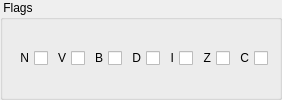
         <widget class="QGroupBox" name="flagsGroupBox">
          <property name="title">
           <string> Flags </string>
          </property>
          <layout class="QHBoxLayout" name="horizontalLayout" stretch="0,0,0,0,0,0,0">
           <property name="spacing">
            <number>4</number>
           </property>
           <item>
            <widget class="QCheckBox" name="nfCheckBox">
             <property name="toolTip">
              <string>Negative flag N</string>
             </property>
             <property name="layoutDirection">
              <enum>Qt::RightToLeft</enum>
             </property>
             <property name="text">
              <string>N</string>
             </property>
             <property name="key" stdset="0">
              <string>NF</string>
             </property>
             <property name="type" stdset="0">
              <string>boolean</string>
             </property>
            </widget>
           </item>
           <item>
            <widget class="QCheckBox" name="vfCheckBox">
             <property name="toolTip">
              <string>Overflow flag V</string>
             </property>
             <property name="layoutDirection">
              <enum>Qt::RightToLeft</enum>
             </property>
             <property name="text">
              <string>V</string>
             </property>
             <property name="key" stdset="0">
              <string>VF</string>
             </property>
             <property name="type" stdset="0">
              <string>boolean</string>
             </property>
            </widget>
           </item>
           <item>
            <widget class="QCheckBox" name="bfCheckBox">
             <property name="toolTip">
              <string>Break flag B</string>
             </property>
             <property name="layoutDirection">
              <enum>Qt::RightToLeft</enum>
             </property>
             <property name="text">
              <string>B</string>
             </property>
             <property name="key" stdset="0">
              <string>BF</string>
             </property>
             <property name="type" stdset="0">
              <string>boolean</string>
             </property>
            </widget>
           </item>
           <item>
            <widget class="QCheckBox" name="dfCheckBox">
             <property name="toolTip">
              <string>Decimal mode flag D</string>
             </property>
             <property name="layoutDirection">
              <enum>Qt::RightToLeft</enum>
             </property>
             <property name="text">
              <string>D</string>
             </property>
             <property name="key" stdset="0">
              <string>DF</string>
             </property>
             <property name="type" stdset="0">
              <string>boolean</string>
             </property>
            </widget>
           </item>
           <item>
            <widget class="QCheckBox" name="ifCheckBox">
             <property name="toolTip">
              <string>Interrupt disable flag I</string>
             </property>
             <property name="layoutDirection">
              <enum>Qt::RightToLeft</enum>
             </property>
             <property name="text">
              <string>I</string>
             </property>
             <property name="key" stdset="0">
              <string>IF</string>
             </property>
             <property name="type" stdset="0">
              <string>boolean</string>
             </property>
            </widget>
           </item>
           <item>
            <widget class="QCheckBox" name="zfCheckBox">
             <property name="toolTip">
              <string>Zero flag Z</string>
             </property>
             <property name="layoutDirection">
              <enum>Qt::RightToLeft</enum>
             </property>
             <property name="text">
              <string>Z</string>
             </property>
             <property name="key" stdset="0">
              <string>ZF</string>
             </property>
             <property name="type" stdset="0">
              <string>boolean</string>
             </property>
            </widget>
           </item>
           <item>
            <widget class="QCheckBox" name="cfCheckBox">
             <property name="toolTip">
              <string>Carry flag C</string>
             </property>
             <property name="layoutDirection">
              <enum>Qt::RightToLeft</enum>
             </property>
             <property name="text">
              <string>C</string>
             </property>
             <property name="key" stdset="0">
              <string>CF</string>
             </property>
             <property name="type" stdset="0">
              <string>boolean</string>
             </property>
            </widget>
           </item>
          </layout>
         </widget>
